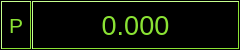
<?xml version="1.0" encoding="UTF-8"?>
<ui version="4.0">
 <class>AnalogView</class>
 <widget class="QWidget" name="AnalogView">
  <property name="geometry">
   <rect>
    <x>0</x>
    <y>0</y>
    <width>240</width>
    <height>50</height>
   </rect>
  </property>
  <property name="sizePolicy">
   <sizepolicy hsizetype="Preferred" vsizetype="Preferred">
    <horstretch>0</horstretch>
    <verstretch>0</verstretch>
   </sizepolicy>
  </property>
  <property name="minimumSize">
   <size>
    <width>240</width>
    <height>50</height>
   </size>
  </property>
  <property name="windowTitle">
   <string>analogView</string>
  </property>
  <property name="autoFillBackground">
   <bool>false</bool>
  </property>
  <property name="styleSheet">
   <string notr="true">background-color: rgb(0, 0, 0);</string>
  </property>
  <layout class="QHBoxLayout" name="horizontalLayout">
   <property name="leftMargin">
    <number>1</number>
   </property>
   <property name="topMargin">
    <number>1</number>
   </property>
   <property name="rightMargin">
    <number>1</number>
   </property>
   <property name="bottomMargin">
    <number>1</number>
   </property>
   <item>
    <layout class="QHBoxLayout" name="horizontalLayout_2">
     <property name="spacing">
      <number>1</number>
     </property>
     <item>
      <widget class="QLabel" name="name">
       <property name="sizePolicy">
        <sizepolicy hsizetype="Maximum" vsizetype="Preferred">
         <horstretch>0</horstretch>
         <verstretch>0</verstretch>
        </sizepolicy>
       </property>
       <property name="minimumSize">
        <size>
         <width>30</width>
         <height>0</height>
        </size>
       </property>
       <property name="font">
        <font>
         <pointsize>16</pointsize>
        </font>
       </property>
       <property name="styleSheet">
        <string notr="true">color: rgb(138, 226, 52);
border-color: rgb(138, 226, 52);
border-style: outset;
border-width: 1px;</string>
       </property>
       <property name="text">
        <string>P</string>
       </property>
       <property name="alignment">
        <set>Qt::AlignCenter</set>
       </property>
      </widget>
     </item>
     <item>
      <widget class="QLabel" name="value">
       <property name="font">
        <font>
         <pointsize>20</pointsize>
        </font>
       </property>
       <property name="styleSheet">
        <string notr="true">color: rgb(138, 226, 52);
border-color: rgb(138, 226, 52);
border-style: outset;
border-width: 1px;
</string>
       </property>
       <property name="text">
        <string>0.000</string>
       </property>
       <property name="alignment">
        <set>Qt::AlignCenter</set>
       </property>
      </widget>
     </item>
    </layout>
   </item>
  </layout>
 </widget>
 <layoutdefault spacing="6" margin="11"/>
 <resources/>
 <connections/>
</ui>
